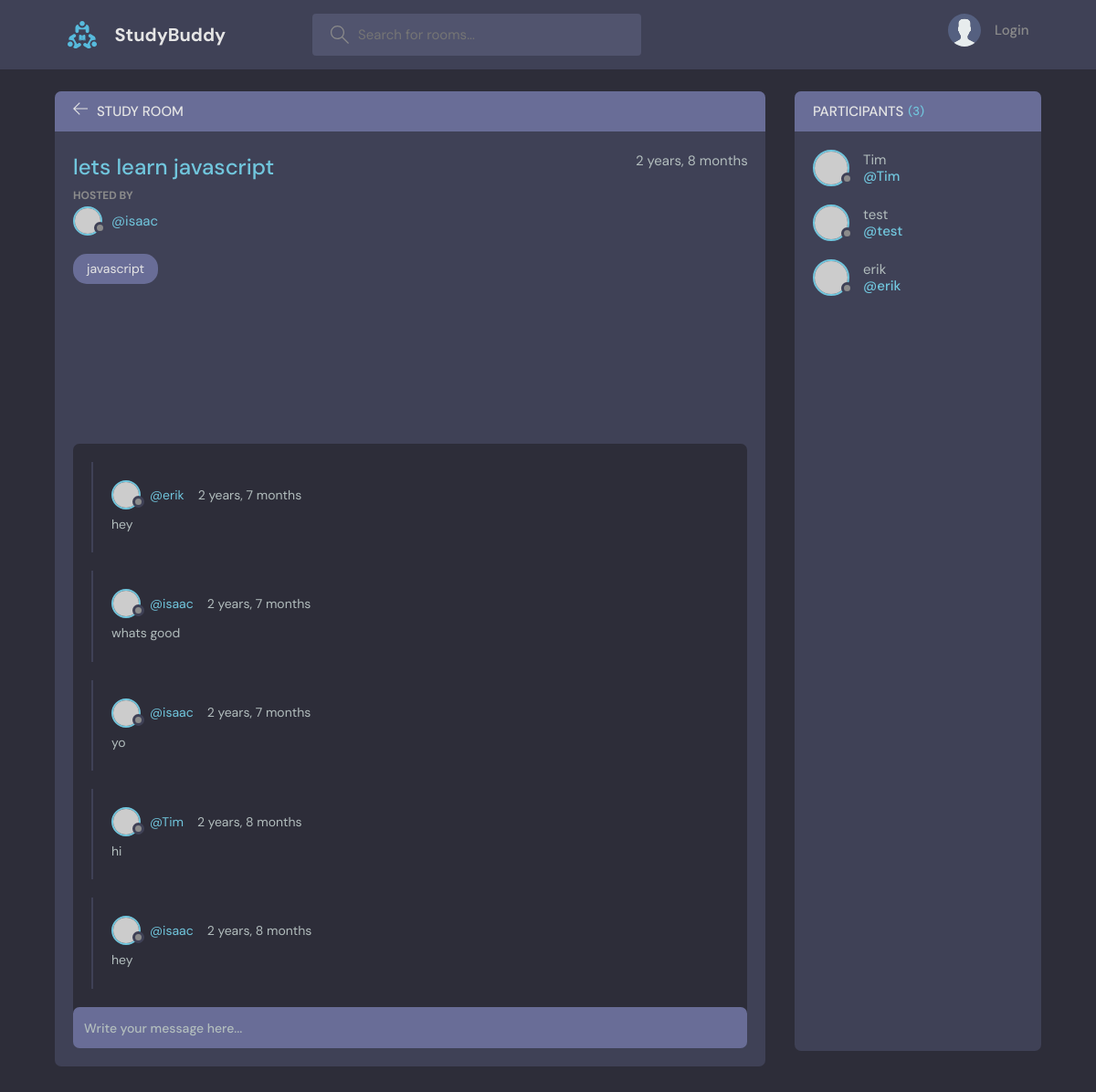
/room/1, run on the app's committed database.
### base/models.py (models this page shows, shortened)
class Room(models.Model):
    host = models.ForeignKey(User, on_delete=models.SET_NULL, null=True)
    topic = models.ForeignKey(Topic, on_delete=models.SET_NULL, null=True)
    name = models.CharField(max_length=200)
    description = models.TextField(null=True, blank=True)
    participants = models.ManyToManyField(User, related_name='participants', blank=True)
    updated = models.DateTimeField(auto_now=True)
    created = models.DateTimeField(auto_now_add=True)
    class Meta:
        ordering = ['-updated', '-created']

class Topic(models.Model):
    name = models.CharField(max_length=200)
    def __str__(self):
        return self.name

class Message(models.Model):
    user = models.ForeignKey(User, on_delete=models.CASCADE)
    room = models.ForeignKey(Room, on_delete=models.CASCADE)
    body = models.TextField()
    updated = models.DateTimeField(auto_now=True)
    created = models.DateTimeField(auto_now_add=True)
    class Meta:
        ordering = ['-updated', '-created']

### base/views.py (the view, shortened to what this page needs)
# urls.py: path('room/<str:pk>', views.room, name="room"),
def room(request, pk):
    room = Room.objects.get(id=pk)
    room_messages = room.message_set.all().order_by('-created')
    participants = room.participants.all()
    return render(request, 'base/room.html',{'room':room, 'room_messages':room_messages, 'participants':participants})

### templates/base/room.html (shortened to what this page needs)
{% extends 'main.html' %}
{% block content %}
    <main class="profile-page layout layout--2">
      <div class="container">
        <div class="room">
          <div class="room__top">
            <div class="room__topLeft">
              <a href="{% url 'home' %}">
                <svg version="1.1" xmlns="http://www.w3.org/2000/svg" width="32" height="32" viewBox="0 0 32 32">
                  <title>arrow-left</title>
                  <path
                    d="M13.723 2.286l-13.723 13.714 13.719 13.714 1.616-1.611-10.96-10.96h27.625v-2.286h-27.625l10.965-10.965-1.616-1.607z"
                  ></path>
                </svg>
              </a>
              <h3>Study Room</h3>
            </div>
          </div>
          <div class="room__box scroll">
            <div class="room__header scroll">
              <div class="room__info">
                <h3>{{room.name}}</h3>
                <span>{{room.created|timesince}}</span>
              </div>
              <div class="room__hosted">
                <p>Hosted By</p>
                <a href="{% url 'user-profile' room.host.id %}" class="room__author">
                  <div class="avatar avatar--small">
                    <img src="https://randomuser.me/api/portraits/men/37.jpg" />
                  </div>
                  <span>@{{room.host.username}}</span>
                </a>
              </div>
              <span class="room__topics">{{room.topic}}</span>
            </div>
            <div class="room__conversation">
              <div class="threads scroll">
                {% for room_message in room_messages %}
                <div class="thread">
                  <div class="thread__top">
                    <div class="thread__author">
                      <a href="{% url 'user-profile' room_message.user.id %}" class="thread__authorInfo">
                        <div class="avatar avatar--small">
                          <img src="https://randomuser.me/api/portraits/men/37.jpg" />
                        </div>
                        <span>@{{room_message.user.username}}</span>
                      </a>
                      <span class="thread__date">{{room_message.created|timesince}}</span>
                    </div>
                  </div>
                  <div class="thread__details">
                    {{room_message.body}}
                  </div>
                </div>
                {% endfor %}
              </div>
            </div>
          </div>
          <div class="room__message">
            <form action="" method="POST">
                <input name="body" placeholder="Write your message here..." />
            </form>
          </div>
        </div>
        <div class="participants">
          <h3 class="participants__top">Participants <span>({{participants.count}})</span></h3>
          <div class="participants__list scroll">
            {% for user in participants %}
            <a href="{% url 'user-profile' user.id %}" class="participant">
              <div class="avatar avatar--medium">
                <img src="https://randomuser.me/api/portraits/men/37.jpg" />
              </div>
              <p>
                {{user.username}}
                <span>@{{user.username}}</span>
              </p>
            </a>
            {% endfor %}
          </div>
        </div>
      </div>
    </main>
{% endblock %}

### data on the page
Room: name "lets learn javascript", created "2 years, 8 months", host.username "isaac", topic "javascript"
Message: user.username "erik", created "2 years, 7 months", body "hey"
Message: user.username "isaac", created "2 years, 7 months", body "whats good"
Message: user.username "isaac", created "2 years, 7 months", body "yo"
Message: user.username "Tim", created "2 years, 8 months", body "hi"
Message: user.username "isaac", created "2 years, 8 months", body "hey"

### other printed values
{{ participants.count }} "3"
{{ user.username }} "Tim"
{{ user.username }} "test"
{{ user.username }} "erik"
